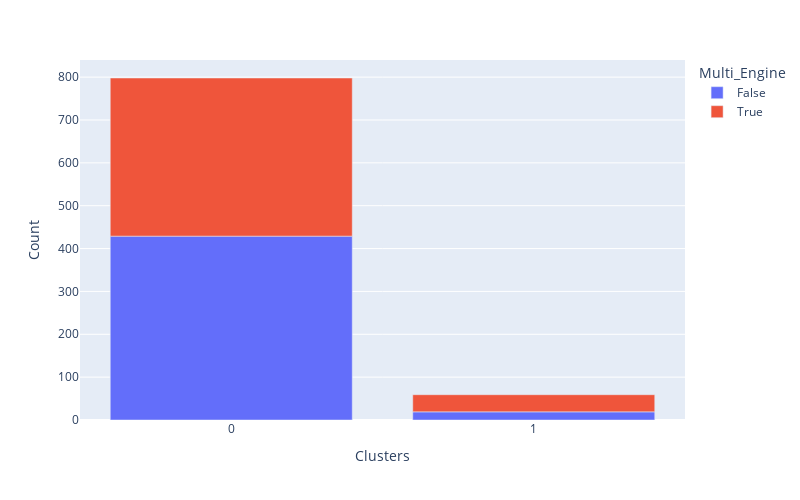
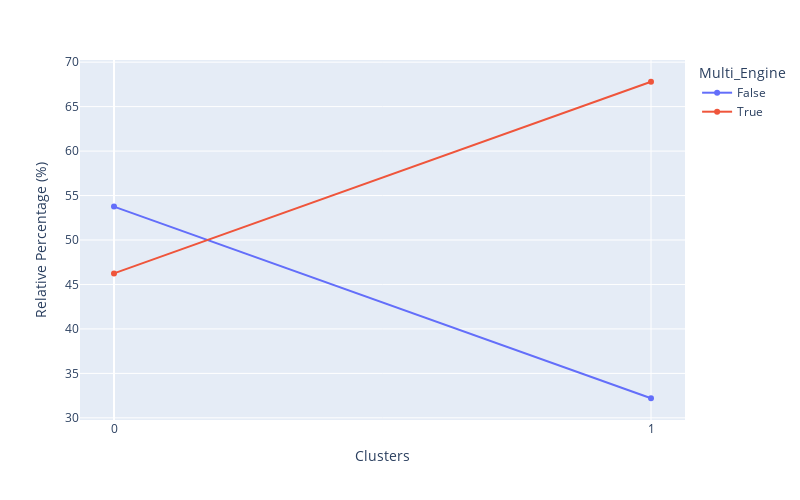

Notebook code for these charts, in order:
### Markdown cell above
We want also to analyse Multi Engine and Engine Type distributions

### Code cell
df_cluster_vs_multi_engine=  df_multi_engine.copy()
df_cluster_vs_multi_engine['Clusters'] = X['Clusters']
cluster_distribution_per_variable(df=df_cluster_vs_multi_engine, target='Multi_Engine')

### Figure 1 — Plotly figure (JSON) as saved in the notebook; plotly's stock layout.template omitted (floating-point values rounded to 4 significant figures)
{"data": [{"alignmentgroup": "True", "hovertemplate": "Multi_Engine=False<br>Clusters=%{x}<br>Count=%{y}<extra></extra>", "legendgroup": "False", "marker": {"color": "#636efa"}, "name": "False", "offsetgroup": "False", "orientation": "v", "showlegend": true, "textposition": "auto", "type": "bar", "x": [0, 1], "xaxis": "x", "y": [429, 19], "yaxis": "y"}, {"alignmentgroup": "True", "hovertemplate": "Multi_Engine=True<br>Clusters=%{x}<br>Count=%{y}<extra></extra>", "legendgroup": "True", "marker": {"color": "#EF553B"}, "name": "True", "offsetgroup": "True", "orientation": "v", "showlegend": true, "textposition": "auto", "type": "bar", "x": [0, 1], "xaxis": "x", "y": [369, 40], "yaxis": "y"}], "layout": {"barmode": "relative", "height": 500, "legend": {"title": {"text": "Multi_Engine"}, "tracegroupgap": 0}, "margin": {"t": 60}, "width": 800, "xaxis": {"anchor": "y", "domain": [0, 1], "tickmode": "array", "tickvals": [0, 1], "title": {"text": "Clusters"}}, "yaxis": {"anchor": "x", "domain": [0, 1], "title": {"text": "Count"}}}}

### Figure 2 — Plotly figure (JSON) as saved in the notebook; plotly's stock layout.template omitted (floating-point values rounded to 4 significant figures)
{"data": [{"hovertemplate": "Multi_Engine=False<br>Clusters=%{x}<br>Relative Percentage (%)=%{y}<extra></extra>", "legendgroup": "False", "line": {"color": "#636efa", "dash": "solid"}, "mode": "markers+lines", "name": "False", "orientation": "v", "showlegend": true, "type": "scatter", "x": [0, 1], "xaxis": "x", "y": [53.76, 32.2], "yaxis": "y"}, {"hovertemplate": "Multi_Engine=True<br>Clusters=%{x}<br>Relative Percentage (%)=%{y}<extra></extra>", "legendgroup": "True", "line": {"color": "#EF553B", "dash": "solid"}, "mode": "markers+lines", "name": "True", "orientation": "v", "showlegend": true, "type": "scatter", "x": [0, 1], "xaxis": "x", "y": [46.24, 67.8], "yaxis": "y"}], "layout": {"height": 500, "legend": {"title": {"text": "Multi_Engine"}, "tracegroupgap": 0}, "margin": {"t": 60}, "width": 800, "xaxis": {"anchor": "y", "domain": [0, 1], "tickmode": "array", "tickvals": [0, 1], "title": {"text": "Clusters"}}, "yaxis": {"anchor": "x", "domain": [0, 1], "title": {"text": "Relative Percentage (%)"}}}}
